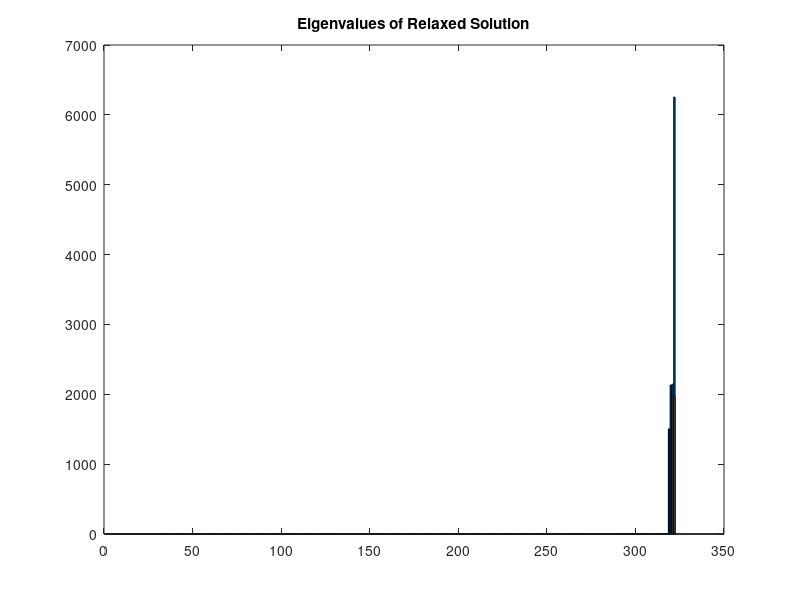

Here is the MATLAB script that generated this plot: (Note: this script raises an error after producing the figure.)
%% Minimal Demo of Certifiable Tracking
% Requires no installation/setup
%
% Key variables:
% problem:
%   struct, contains all problem setup info and ground truths.
% 
% soln:
%   struct, contains raw MOSEK output (soln.raw) and derived outputs,
%   including estimated positions, rotations, etc.
%

clc; clear; close all; restoredefaultpath

%% Load variables
load("data/demo_data.mat")

% add internal paths
addpath('./visualization')
addpath('./utils')

%% Plot
L = problem.L;
% eigenvalue plot
figure; bar(eig(soln.raw.Xopt{1})); % if rank = 1, then relaxation is exact/tight
hold on
slices = [1:(1+9*(3*L-1)),(1+9*(3*L-1)+3*L+1):(9*(3*L-1)+6*L)];
Xopt_pRemoved = soln.raw.Xopt{1}(slices, slices);
bar([zeros(3*L+1,1);eig(Xopt_pRemoved)]);
title("Eigenvalues of Relaxed Solution")
hold off

% raw error
x_err = norm(problem.x_gt - soln.x_est);

% raw error excluding p
x_gt = problem.x_gt;
x_est = soln.x_est;
x_gt_no_p = [x_gt(1:(9*(3*L-1) + 1)); x_gt((9*(3*L-1) + 3*L + 1):end)];
x_est_no_p = [x_est(1:(9*(3*L-1) + 1)); x_est((9*(3*L-1) + 3*L + 1):end)];
x_err_no_p = norm(x_gt_no_p - x_est_no_p);

% projected errors
R_err = zeros(L,1);
dR_err = zeros(L,1);
p_err = zeros(L,1);
v_err = zeros(L,1);
p_err_bad = zeros(L,1);
for l = 1:L
    % R
    R_err(l) = getAngularError(problem.R_gt(:,:,l), soln.R_est(:,:,l));
    % dR
    dR_err(l) = getAngularError(problem.dR_gt(:,:,l), soln.dR_est(:,:,l));
    % p
    p_err(l) = norm(problem.p_gt(:,:,l) - soln.p_est(:,:,l));
    % v
    v_err(l) = norm(problem.v_gt(:,:,l) - soln.v_est(:,:,l));
    % bad p
    p_err_bad(l) = norm(problem.p_gt(:,:,l) - soln.p_est_raw(:,:,l));
end

% shape error
c_err = norm(problem.c_gt - soln.c_est);

% Plot trajectory!
plot_trajectory(problem,soln, soln_pace)